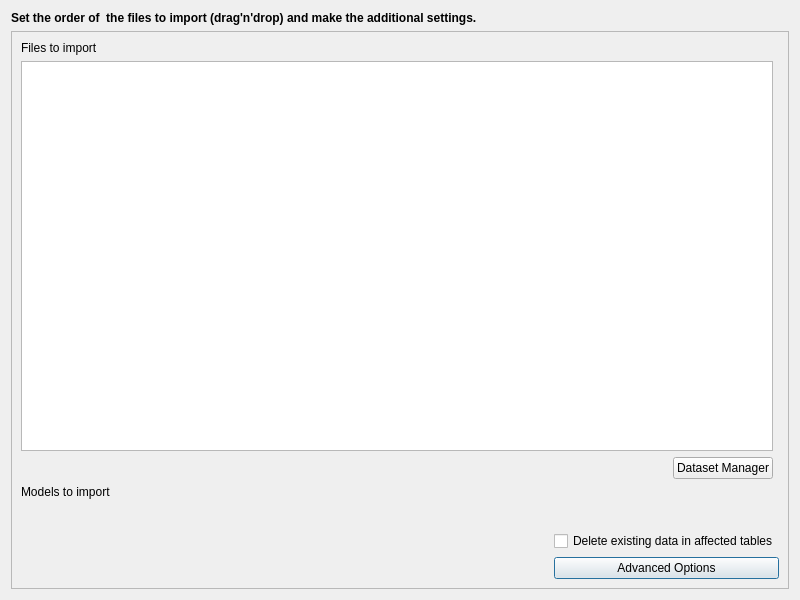
<?xml version="1.0" encoding="UTF-8"?>
<ui version="4.0">
 <class>InterlisImport</class>
 <widget class="QDialog" name="InterlisImport">
  <property name="geometry">
   <rect>
    <x>0</x>
    <y>0</y>
    <width>800</width>
    <height>600</height>
   </rect>
  </property>
  <property name="windowTitle">
   <string>Select Files</string>
  </property>
  <layout class="QGridLayout" name="gridLayout">
   <item row="1" column="0">
    <widget class="QLabel" name="description">
     <property name="minimumSize">
      <size>
       <width>0</width>
       <height>0</height>
      </size>
     </property>
     <property name="font">
      <font>
       <weight>75</weight>
       <bold>true</bold>
      </font>
     </property>
     <property name="text">
      <string>Set the order of  the files to import (drag'n'drop) and make the additional settings.</string>
     </property>
     <property name="alignment">
      <set>Qt::AlignLeading|Qt::AlignLeft|Qt::AlignTop</set>
     </property>
     <property name="wordWrap">
      <bool>true</bool>
     </property>
    </widget>
   </item>
   <item row="2" column="0">
    <widget class="QFrame" name="content_frame">
     <property name="frameShape">
      <enum>QFrame::StyledPanel</enum>
     </property>
     <property name="frameShadow">
      <enum>QFrame::Raised</enum>
     </property>
     <layout class="QGridLayout" name="gridLayout_3">
      <item row="3" column="0">
       <widget class="QLabel" name="model_label">
        <property name="text">
         <string>Models to import</string>
        </property>
       </widget>
      </item>
      <item row="4" column="0" colspan="2">
       <widget class="ModelListView" name="model_list_view" native="true"/>
      </item>
      <item row="1" column="0">
       <widget class="QTableView" name="file_table_view">
        <property name="sortingEnabled">
         <bool>true</bool>
        </property>
       </widget>
      </item>
      <item row="7" column="0" colspan="2">
       <layout class="QGridLayout" name="gridLayout_2">
        <item row="0" column="1">
         <widget class="QCheckBox" name="chk_delete_data">
          <property name="toolTip">
           <string>Delete existing data including dependencies like catalogues etc.</string>
          </property>
          <property name="text">
           <string>Delete existing data in affected tables</string>
          </property>
         </widget>
        </item>
        <item row="1" column="0">
         <spacer name="horizontalSpacer">
          <property name="orientation">
           <enum>Qt::Horizontal</enum>
          </property>
          <property name="sizeHint" stdset="0">
           <size>
            <width>563</width>
            <height>20</height>
           </size>
          </property>
         </spacer>
        </item>
        <item row="1" column="1">
         <widget class="QPushButton" name="ili2db_options_button">
          <property name="text">
           <string>Advanced Options</string>
          </property>
         </widget>
        </item>
       </layout>
      </item>
      <item row="2" column="0">
       <layout class="QGridLayout" name="gridLayout_4">
        <item row="0" column="0">
         <spacer name="horizontalSpacer_2">
          <property name="orientation">
           <enum>Qt::Horizontal</enum>
          </property>
          <property name="sizeHint" stdset="0">
           <size>
            <width>40</width>
            <height>20</height>
           </size>
          </property>
         </spacer>
        </item>
        <item row="0" column="1">
         <widget class="QPushButton" name="datasetmanager_button">
          <property name="text">
           <string>Dataset Manager</string>
          </property>
         </widget>
        </item>
       </layout>
      </item>
      <item row="6" column="0">
       <widget class="QLabel" name="toml_file_info_label">
        <property name="maximumSize">
         <size>
          <width>580</width>
          <height>16777215</height>
         </size>
        </property>
        <property name="text">
         <string/>
        </property>
       </widget>
      </item>
      <item row="0" column="0">
       <widget class="QLabel" name="file_label">
        <property name="text">
         <string>Files to import</string>
        </property>
       </widget>
      </item>
     </layout>
    </widget>
   </item>
  </layout>
 </widget>
 <customwidgets>
  <customwidget>
   <class>ModelListView</class>
   <extends></extends>
   <header>QgisModelBaker.gui.options</header>
   <container>1</container>
  </customwidget>
 </customwidgets>
 <resources/>
 <connections/>
</ui>
